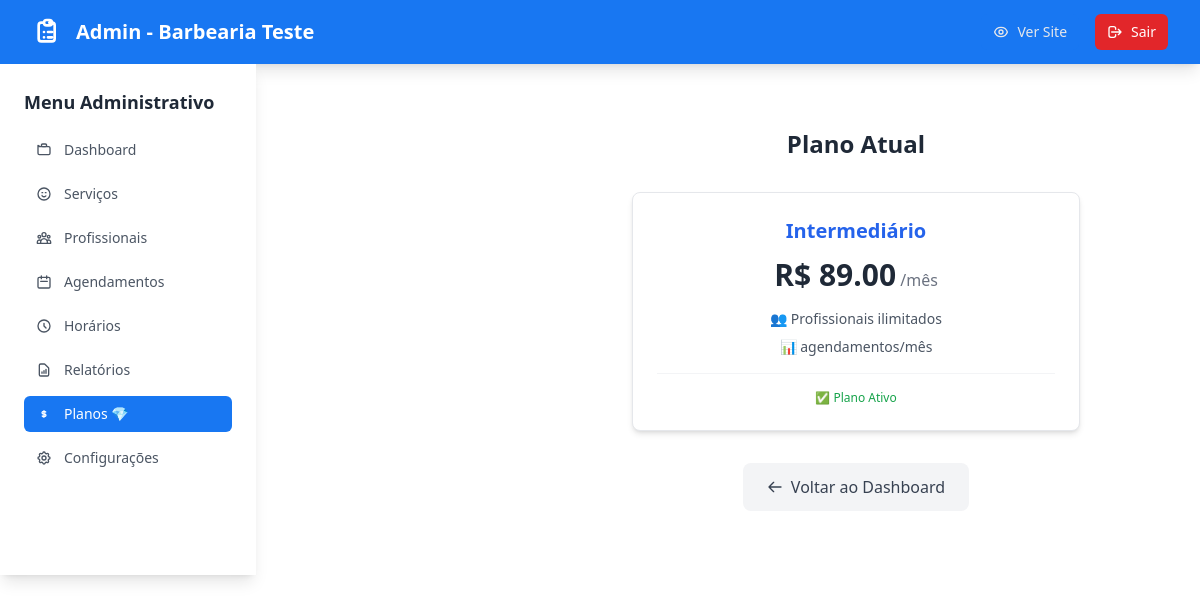
Page /teste-barbearia/admin/planos/ (signed in) on the committed database.
### barbearias/models.py (models this page shows, shortened)
class Barbearia(models.Model):
    TEMAS_CHOICES = [
        ('classico', 'Clássico (Azul e Branco)'),
        ('moderno', 'Moderno (Preto e Dourado)'),
        ('elegante', 'Elegante (Cinza e Verde)'),
        ('vibrante', 'Vibrante (Roxo e Rosa)'),
        ('rustico', 'Rústico (Marrom e Laranja)'),
        ('minimalista', 'Minimalista (Branco e Preto)'),
        ('tropical', 'Tropical (Verde e Azul)'),
        ('vintage', 'Vintage (Sépia e Bege)'),
    ]
    nome = models.CharField(max_length=200)
    endereco = models.TextField()
    telefone = models.CharField(max_length=20)
    email_notificacoes = models.EmailField(blank=True, null=True, help_text="Email para receber notificações de novos agendamentos")
    slug = models.SlugField(unique=True, max_length=200)
    usuario = models.OneToOneField(User, on_delete=models.CASCADE)
    plano = models.ForeignKey(Plano, on_delete=models.PROTECT, null=True, blank=True, help_text="Plano de assinatura do estabelecimento")
    ativa = models.BooleanField(default=True)
    tema = models.CharField(max_length=20, choices=TEMAS_CHOICES, default='classico', help_text="Tema visual do estabelecimento")
    criada_em = models.DateTimeField(auto_now_add=True)
    def excede_limite_profissionais(self):
        if not self.plano:
            return True  # Sem plano = sempre excede
        if self.plano.max_profissionais == 0:
            return False  # Ilimitado = nunca excede
        profissionais_ativos = self.profissionais.filter(ativo=True).count()
        return profissionais_ativos > self.plano.max_profissionais
    class Meta:
        verbose_name = "Estabelecimento"
        verbose_name_plural = "Estabelecimentos"

class Plano(models.Model):
    TIPOS_PLANO = [
        ('basico', 'Básico'),
        ('intermediario', 'Intermediário'),
        ('avancado', 'Avançado'),
    ]
    nome = models.CharField(max_length=100)
    tipo = models.CharField(max_length=20, choices=TIPOS_PLANO, unique=True)
    preco_mensal = models.DecimalField(max_digits=8, decimal_places=2)
    max_profissionais = models.PositiveIntegerField(help_text="Número máximo de profissionais permitidos (0 = ilimitado)")
    descricao = models.TextField()
    agendamento_online = models.BooleanField(default=True)
    gestao_agenda = models.BooleanField(default=True)
    notificacoes_email = models.BooleanField(default=True)
    notificacoes_sms = models.BooleanField(default=False)
    integracao_google_calendar = models.BooleanField(default=False)
    relatorios_basicos = models.BooleanField(default=False)
    relatorios_avancados = models.BooleanField(default=False)
    integracao_pagamento = models.BooleanField(default=False)
    personalizacao_completa = models.BooleanField(default=False)
    suporte_prioritario = models.BooleanField(default=False)
    ativo = models.BooleanField(default=True)
    criado_em = models.DateTimeField(auto_now_add=True)
    class Meta:
        verbose_name = "Plano"
        verbose_name_plural = "Planos"
        ordering = ['preco_mensal']

### barbearias/views.py (the view)
    def _wrapped_view(request, slug, *args, **kwargs):
        if not request.user.is_authenticated:
            messages.info(request, 'Faça login para acessar a área administrativa.')
            return redirect('barbearias:admin_login', slug=slug)
        try:
            barbearia = Barbearia.objects.get(slug=slug, ativa=True)
            if barbearia.usuario != request.user:
                messages.error(request, 'Você não tem permissão para acessar esta barbearia.')
                logout(request)
                return redirect('barbearias:admin_login', slug=slug)
        except Barbearia.DoesNotExist:
            messages.error(request, 'Barbearia não encontrada.')
            return redirect('barbearias:redirect_to_default')
        return view_func(request, slug, *args, **kwargs)

### barbearias/templatetags/plano_tags.py (called while the page is built)
@register.filter
def tem_permissao_plano(barbearia, funcionalidade):
    if not barbearia or not barbearia.plano:
        return False
    permissoes = {
        'relatorios_basicos': barbearia.plano.relatorios_basicos,
        'relatorios_avancados': barbearia.plano.relatorios_avancados,
        'notificacoes_sms': barbearia.plano.notificacoes_sms,
        'integracao_google_calendar': barbearia.plano.integracao_google_calendar,
        'integracao_pagamento': barbearia.plano.integracao_pagamento,
        'personalizacao_completa': barbearia.plano.personalizacao_completa,
        'suporte_prioritario': barbearia.plano.suporte_prioritario,
    }
    return permissoes.get(funcionalidade, False)

### barbearias/views.py (called while the page is built)
def barbeiro_required(view_func):
    def _wrapped_view(request, slug, *args, **kwargs):
        if not request.user.is_authenticated:
            messages.info(request, 'Faça login para acessar a área administrativa.')
            return redirect('barbearias:admin_login', slug=slug)
        try:
            barbearia = Barbearia.objects.get(slug=slug, ativa=True)
            if barbearia.usuario != request.user:
                messages.error(request, 'Você não tem permissão para acessar esta barbearia.')
                logout(request)
                return redirect('barbearias:admin_login', slug=slug)
        except Barbearia.DoesNotExist:
            messages.error(request, 'Barbearia não encontrada.')
            return redirect('barbearias:redirect_to_default')
        return view_func(request, slug, *args, **kwargs)
    return _wrapped_view

### templates/barbearias/admin/planos.html (shortened to what this page needs)
{% extends 'barbearias/admin/base_admin.html' %}
{% block content %}
<div class="container mx-auto px-4 py-8">
    <div class="text-center mb-8">
        <h1 class="text-2xl font-bold text-gray-800 mb-4">Plano Atual</h1>
    </div>
    <div class="max-w-md mx-auto">
        {% if barbearia.plano %}
            <div class="bg-white rounded-lg shadow-md border border-gray-200 p-6 text-center">
                <h3 class="text-xl font-bold text-blue-600 mb-3">{{ barbearia.plano.nome }}</h3>
                <div class="mb-4">
                    <span class="text-3xl font-bold text-gray-800">R$ {{ barbearia.plano.preco_mensal }}</span>
                    <span class="text-gray-500">/mês</span>
                </div>
                <div class="space-y-2 text-sm text-gray-600">
                    {% if barbearia.plano.max_profissionais > 0 %}
                        <p>👥 Até {{ barbearia.plano.max_profissionais }} profissional(es)</p>
                    {% else %}
                        <p>👥 Profissionais ilimitados</p>
                    {% endif %}
                    <p>📊 {{ barbearia.plano.agendamentos_mes }} agendamentos/mês</p>
                </div>
                <div class="mt-4 pt-4 border-t border-gray-100">
                    <p class="text-xs text-green-600 font-medium">✅ Plano Ativo</p>
                </div>
            </div>
        {% else %}
            <div class="bg-yellow-50 border border-yellow-200 rounded-lg p-6 text-center">
                <h3 class="text-lg font-bold text-yellow-800 mb-2">Nenhum Plano Selecionado</h3>
                <p class="text-yellow-700 text-sm">Você precisa escolher um plano para usar o sistema.</p>
            </div>
        {% endif %}
    </div>
    <div class="flex justify-center mt-8">
        <a href="{% url 'barbearias:admin_dashboard' barbearia.slug %}"
           class="px-6 py-3 bg-gray-100 text-gray-700 rounded-lg font-medium hover:bg-gray-200 transition-colors flex items-center">
            <svg class="w-4 h-4 mr-2" fill="none" stroke="currentColor" viewBox="0 0 24 24">
                <path stroke-linecap="round" stroke-linejoin="round" stroke-width="2" d="M10 19l-7-7m0 0l7-7m-7 7h18"></path>
            </svg>
            Voltar ao Dashboard
        </a>
    </div>
</div>
{% endblock %}

### templates/barbearias/admin/base_admin.html (shortened to what this page needs)
{% load plano_tags %}
<!DOCTYPE html>
<html lang="pt-br">
<head>
    <script src="https://cdn.tailwindcss.com"></script>
</head>
<body class="min-h-screen" style="background-color: #FFFFFF;">
    <nav class="text-white shadow-lg" style="background-color: #1877F2;">
        <div class="max-w-7xl mx-auto px-4 sm:px-6 lg:px-8">
            <div class="flex justify-between items-center h-16">
                <div class="flex items-center">
                    <a href="{% url 'barbearias:admin_dashboard' barbearia.slug %}" class="flex items-center text-white hover:text-gray-200 transition-colors">
                        <span class="text-xl font-bold">Admin - {{ barbearia.nome }}</span>
                    </a>
                </div>
                <div class="flex items-center space-x-4">
                    <a href="{% url 'barbearias:mini_site' barbearia.slug %}"
                       class="flex items-center px-3 py-2 rounded-md text-sm font-medium text-gray-200 hover:text-white hover:bg-blue-700 transition-colors" style="background-color: #1877F2;">
                        Ver Site
                    </a>
                    <a href="{% url 'barbearias:admin_logout' barbearia.slug %}"
                       class="flex items-center px-3 py-2 rounded-md text-sm font-medium text-white transition-colors" style="background-color: #E2262A;">
                        <svg class="w-4 h-4 mr-2" fill="none" stroke="currentColor" viewBox="0 0 24 24">
                            <path stroke-linecap="round" stroke-linejoin="round" stroke-width="2" d="M17 16l4-4m0 0l-4-4m4 4H7m6 4v1a3 3 0 01-3 3H6a3 3 0 01-3-3V7a3 3 0 013-3h4a3 3 0 013 3v1"></path>
                        </svg>
                        Sair
                    </a>
                </div>
            </div>
        </div>
    </nav>
    <div class="flex">
        <div id="sidebar" class="fixed inset-y-0 left-0 w-64 bg-white shadow-lg transform -translate-x-full transition-transform duration-300 ease-in-out z-50 lg:relative lg:translate-x-0 lg:block">
            <div class="p-6">
                <h3 class="text-lg font-semibold text-gray-800 mb-4">Menu Administrativo</h3>
                <nav class="space-y-2">
                    <a href="{% url 'barbearias:admin_dashboard' barbearia.slug %}"
                       class="flex items-center px-3 py-2 rounded-md text-sm font-medium {% if request.resolver_match.url_name == 'admin_dashboard' %}text-white{% else %}text-gray-600 hover:text-white{% endif %} transition-colors" style="background-color: {% if request.resolver_match.url_name == 'admin_dashboard' %}#1877F2{% else %}transparent{% endif %};">
                        Dashboard
                    </a>
                    <a href="{% url 'barbearias:admin_servicos_lista' barbearia.slug %}"
                       class="flex items-center px-3 py-2 rounded-md text-sm font-medium {% if 'servico' in request.resolver_match.url_name %}text-white{% else %}text-gray-600 hover:text-white{% endif %} transition-colors" style="background-color: {% if 'servico' in request.resolver_match.url_name %}#1877F2{% else %}transparent{% endif %};">
                        <svg class="w-4 h-4 mr-3" fill="none" stroke="currentColor" viewBox="0 0 24 24">
                            <path stroke-linecap="round" stroke-linejoin="round" stroke-width="2" d="M14.828 14.828a4 4 0 01-5.656 0M9 10h1m4 0h1m-6 4h.01M21 12a9 9 0 11-18 0 9 9 0 0118 0z"></path>
                        </svg>
                        Serviços
                    </a>
                    <a href="{% url 'barbearias:admin_profissionais_lista' barbearia.slug %}"
                       class="flex items-center px-3 py-2 rounded-md text-sm font-medium {% if 'profissional' in request.resolver_match.url_name %}text-white{% else %}text-gray-600 hover:text-white{% endif %} transition-colors" style="background-color: {% if 'profissional' in request.resolver_match.url_name %}#1877F2{% else %}transparent{% endif %};">
                        Profissionais
                    </a>
                    <a href="{% url 'barbearias:admin_agendamentos_lista' barbearia.slug %}"
                       class="flex items-center px-3 py-2 rounded-md text-sm font-medium {% if 'agendamento' in request.resolver_match.url_name %}text-white{% else %}text-gray-600 hover:text-white{% endif %} transition-colors" style="background-color: {% if 'agendamento' in request.resolver_match.url_name %}#1877F2{% else %}transparent{% endif %};">
                        <svg class="w-4 h-4 mr-3" fill="none" stroke="currentColor" viewBox="0 0 24 24">
                            <path stroke-linecap="round" stroke-linejoin="round" stroke-width="2" d="M8 7V3m8 4V3m-9 8h10M5 21h14a2 2 0 002-2V7a2 2 0 00-2-2H5a2 2 0 00-2 2v12a2 2 0 002 2z"></path>
                        </svg>
                        Agendamentos
                    </a>
                    <a href="{% url 'barbearias:admin_horarios_funcionamento' barbearia.slug %}"
                       class="flex items-center px-3 py-2 rounded-md text-sm font-medium {% if 'horarios' in request.resolver_match.url_name %}text-white{% else %}text-gray-600 hover:text-white{% endif %} transition-colors" style="background-color: {% if 'horarios' in request.resolver_match.url_name %}#1877F2{% else %}transparent{% endif %};">
                        <svg class="w-4 h-4 mr-3" fill="none" stroke="currentColor" viewBox="0 0 24 24">
                            <path stroke-linecap="round" stroke-linejoin="round" stroke-width="2" d="M12 8v4l3 3m6-3a9 9 0 11-18 0 9 9 0 0118 0z"></path>
                        </svg>
                        Horários
                    </a>
                    {% if barbearia|tem_permissao_plano:"relatorios_basicos" %}
                    <a href="{% url 'barbearias:admin_relatorios' barbearia.slug %}"
                       class="flex items-center px-3 py-2 rounded-md text-sm font-medium {% if 'relatorios' in request.resolver_match.url_name %}text-white{% else %}text-gray-600 hover:text-white{% endif %} transition-colors" style="background-color: {% if 'relatorios' in request.resolver_match.url_name %}#1877F2{% else %}transparent{% endif %};">
                        <svg class="w-4 h-4 mr-3" fill="none" stroke="currentColor" viewBox="0 0 24 24">
                            <path stroke-linecap="round" stroke-linejoin="round" stroke-width="2" d="M9 17v-2m3 2v-4m3 4v-6m2 10H7a2 2 0 01-2-2V5a2 2 0 012-2h5.586a1 1 0 01.707.293l5.414 5.414a1 1 0 01.293.707V19a2 2 0 01-2 2z"></path>
                        </svg>
                        Relatórios
                    </a>
                    {% endif %}
                    <a href="{% url 'barbearias:admin_planos' barbearia.slug %}"
                       class="flex items-center px-3 py-2 rounded-md text-sm font-medium {% if 'planos' in request.resolver_match.url_name %}text-white{% else %}text-gray-600 hover:text-white{% endif %} transition-colors" style="background-color: {% if 'planos' in request.resolver_match.url_name %}#1877F2{% else %}transparent{% endif %};">
                        <svg class="w-4 h-4 mr-3" fill="none" stroke="currentColor" viewBox="0 0 24 24">
                            <path stroke-linecap="round" stroke-linejoin="round" stroke-width="2" d="M12 8c-1.657 0-3 .895-3 2s1.343 2 3 2 3 .895 3 2-1.343 2-3 2m0-8c1.11 0 2.08.402 2.599 1M12 8V7m0 1v8m0 0v1m0-1c-1.11 0-2.08-.402-2.599-1"></path>
                        </svg>
                        Planos 💎
                    </a>
                    <a href="{% url 'barbearias:admin_configuracoes' barbearia.slug %}"
                       class="flex items-center px-3 py-2 rounded-md text-sm font-medium {% if 'configuracoes' in request.resolver_match.url_name %}text-white{% else %}text-gray-600 hover:text-white{% endif %} transition-colors" style="background-color: {% if 'configuracoes' in request.resolver_match.url_name %}#1877F2{% else %}transparent{% endif %};">
                        Configurações
                    </a>
                </nav>
            </div>
        </div>
        <div class="flex-1 p-8 lg:ml-64">
            {% block content %}
            {% endblock %}
        </div>
    </div>
</body>

### rows in the picture
Barbearia: nome "Barbearia Teste", plano.nome "Intermediário", plano.preco_mensal "89.00"
